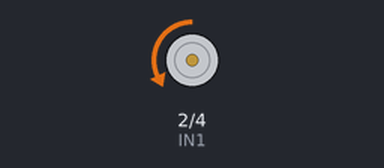
Recording of a sketch running on a simulated Arduino Uno, built with avr-gcc and run on an emulated ATmega328P. Shown: motor-driver pin pairs drawn as motors (green arrow = first pin HIGH = forward, orange = second pin HIGH = backward, longer = more drive, scaled by the enable pin).

Above: at 2.5 s.
At 6.5 s:
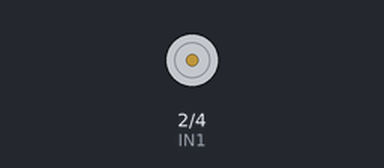
At 10.5 s:
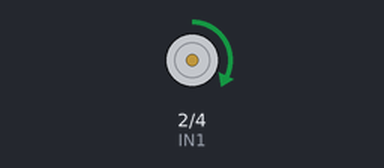
Timing chart, 0 to 16.9 s (numbered marks = the images above):
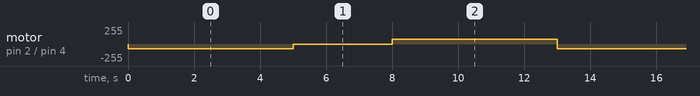

The sketch:

dongCo.ino
```cpp
#define IN1 2
#define IN2 4
#define enA 3

void setup(){
  pinMode(IN1, OUTPUT);
  pinMode(IN2, OUTPUT);
  pinMode(enA, OUTPUT);
}

void motor1_Tien(){
  analogWrite(enA, 70);
  digitalWrite(IN1, LOW);
  digitalWrite(IN2, HIGH);
}

void motor1_Dung(){
  digitalWrite(IN1, LOW);
  digitalWrite(IN2, LOW);
}

void motor1_Lui(){
  analogWrite(enA, 70);
  digitalWrite(IN1, HIGH);
  digitalWrite(IN2, LOW);
}

void loop(){
  motor1_Tien();
  delay(5000);

  motor1_Dung();
  delay(3000);

  motor1_Lui();
  delay(5000);

  motor1_Dung();
}
```

Measured:
- by itself, motor on pin 2 (IN1) / pin 4 (IN2): repeats every 13.0 s: stopped 3.0 s, forward 70/255 5.0 s, backward 70/255 5.0 s
